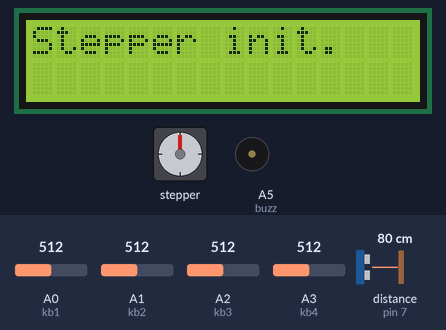
A sketch run on a simulated Arduino Uno, built with avr-gcc and run on an emulated ATmega328P. On the bench: 16×2 character LCD, stepper motor, buzzer (waves = sounding). Wiring (inferred from the names in the program): ultrasonic range finder: trigger pin 6; echo pin 7. Inputs (shaded band) come from the test bench; at power-on: distance to the obstacle (sensor on pin 7) 80 cm, A0 (kb1) = 512, A1 (kb2) = 512, A2 (kb3) = 512, A3 (kb4) = 512. The echo pulse lasts 58.3 µs per cm; stepper angles assume 512 steps per turn; what the sketch prints to the serial monitor is not drawn.

Above: at 2.4 s.
At 3.6 s:
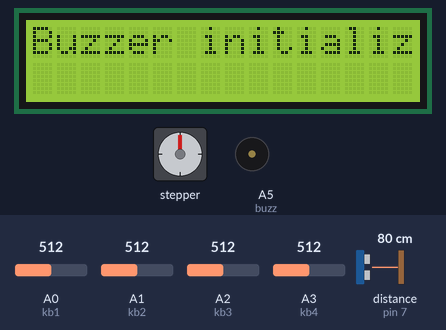
5.6 s: distance to the obstacle (sensor on pin 7) set to 65 cm
At 6.0 s:
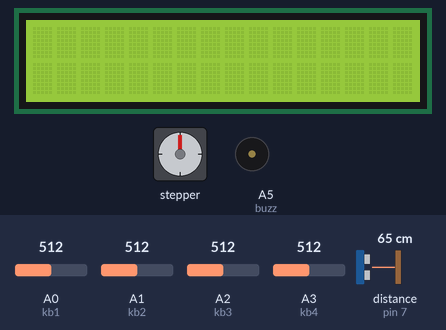
8.3 s: distance to the obstacle (sensor on pin 7) set to 56 cm
At 11.7 s:
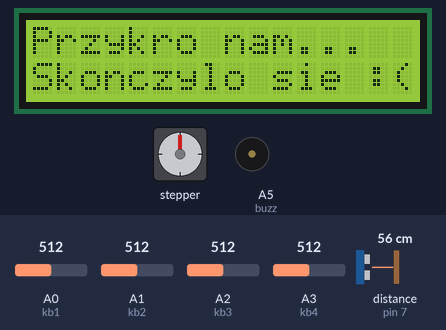
Timing chart, 0 to 13.2 s (numbered marks = the images above; inputs shaded):
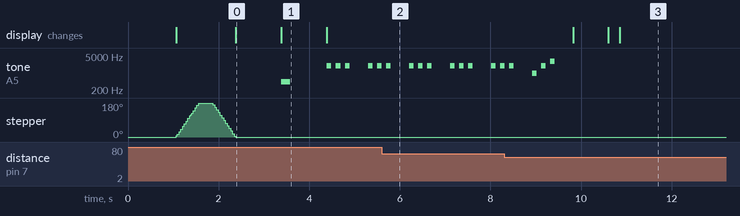

Measured:
- the behaviour switches between 62 and 61 cm on distance to the obstacle (sensor on pin 7) (found by bisection; images 2 and 3)
- after the input at 8.3 s, the display: first changes after 1.5 s (image 3 shows a later state)
- by itself, tone on A5 (buzz): plays 2000 Hz for 0.10 s, 1000 Hz for 0.10 s, 2000 Hz for 0.10 s, 3000 Hz for 0.10 s
- what the display in image 0 shows lasts 1.0 s, from 2.4 s to 3.4 s

The sketch:

Automat.ino
```cpp
// -- keyboard definition --
#define kb1 A0
#define kb2 A1
#define kb3 A2
#define kb4 A3
int v1, v2, v3, v4;
// -- keyboard definition


// -- LCD display definition --
/*
  The circuit:
 * LCD RS pin to digital pin 12
 * LCD Enable pin to digital pin 13
 * LCD D4 pin to digital pin 5
 * LCD D5 pin to digital pin 4
 * LCD D6 pin to digital pin 3
 * LCD D7 pin to digital pin 2
 * LCD R/W pin to ground
 * LCD VSS pin to ground
 * LCD VCC pin to 5V
 * 10K resistor:
 * ends to +5V and ground
 * wiper to LCD VO pin (pin 3)
 * pin 15 V LED (backlight)
 * pin 16 GNC LED (backlight)
*/

// include the library code:
#include <LiquidCrystal.h>

// initialize the library by associating any needed LCD interface pin
// with the arduino pin number it is connectedyy to
const int rs = 12, en = 13, d4 = 5, d5 = 4, d6 = 3, d7 = 2;
LiquidCrystal lcd(rs, en, d4, d5, d6, d7);
//LiquidCrystal lcd(12, 13, 5, 4, 3, 2);
// -- LCD display definition --


// -- stepper motor definition --
/* stepper
 Stepper Motor Control - one revolution
 This program drives a unipolar or bipolar stepper motor.
 The motor is attached to digital pins 8 - 11 of the Arduino.
 The motor should revolve one revolution in one direction, then
 one revolution in the other direction.
 */

// include the Stepper library code:
#include <Stepper.h>

const int stepsPerRevolution = 512;  // change this to fit the number of steps per revolution
// initialize the stepper library on pins 8 through 11:
Stepper myStepper(stepsPerRevolution, 8, 10, 9, 11);
// -- stepper motor definition --

// -- distance sensor/buzzer --
#define trig 6
#define echo 7
#define buzz A5
//-- distance sensor/buzzer --

#define power A4

// global variables definition
boolean SerialDebug = true;

void setup() {

  pinMode(power, OUTPUT);
  PowerUp();

  //start serial communication
  if (SerialDebug==true) {Serial.begin(9600);}

  // LCD initialization
  lcd.begin(16, 2);
  // Print a message to the LCD.
  if (SerialDebug==true) {Serial.println("LCD initialized");}
  if (SerialDebug==true) {lcd.print("LCD initialized");delay(1000);lcd.clear();}

  // Steper motor initialization - set the speed at 60 rpm:
  myStepper.setSpeed(60);
  if (SerialDebug==true) {Serial.println("Stepper motor initialized");}
  if (SerialDebug==true) {myStepper.step(256);delay(300);myStepper.step(-256);}
  if (SerialDebug==true) {lcd.print("Stepper init.");delay(1000);lcd.clear();}
  digitalWrite(8, LOW);
  digitalWrite(9, LOW);
  digitalWrite(10, LOW);
  digitalWrite(11, LOW);

  // -- distance sensor/buzzer initialization
  pinMode(buzz, OUTPUT);
  pinMode(trig, OUTPUT);
  pinMode(echo, INPUT);
  digitalWrite(buzz, LOW);
  tone (buzz, 440,200);
  if (SerialDebug==true) {Serial.println("Buzzer initialized");}
  if (SerialDebug==true) {lcd.print("Buzzer initialized");delay(1000);lcd.clear();}

  // prepare LCD in waiting state
  PowerDown();

}

// global variables definition
int IleKnoppersowZaladowano = 0;
boolean wUzyciu=false;
int waitTimeForSleep = 20; //iterations
int currentWaitTimeForSleep=0;
int distanceInfo = 120;
int distanceStart = 60;


void loop() {
  // waiting for wakeup signal from distance sensor
  while (wUzyciu==false){
    wUzyciu = CzyKtosKorzysta(distanceInfo, distanceStart, wUzyciu);
    delay(500);
  }
  if (SerialDebug==true) {Serial.println("z loop - czy w uzyciu?: " + String(wUzyciu));};

  // start screen after wake up
  if (wUzyciu==true) {WakeUp();}
  delay(500);

  String key="";

  while (key==""){
    key = KyeboardCheck(false);

    // check if still in use

      wUzyciu = CzyKtosKorzysta(distanceInfo, distanceStart, wUzyciu);
      if (SerialDebug==true) {Serial.println("z petli KyeboardCheck - czy w uzyciu?: " + String(wUzyciu));};

      if (wUzyciu==false){
        currentWaitTimeForSleep++; //increase waittime
      } else
        currentWaitTimeForSleep=0; // reset waittime

      if (SerialDebug==true) {Serial.println("currentWaitTimeForSleep?: " + String(currentWaitTimeForSleep));};

      if (currentWaitTimeForSleep > waitTimeForSleep){
          if (SerialDebug==true) {Serial.println("GoSleep()");};
          GoSleep();
          return;
      }

    delay(250);
  }

  if (key!="") {
    if (SerialDebug==true) {Serial.println(key);};
    lcd.print(key);
  }
  delay(250);

  if (key=="16") {
    UzupelnienieTowaru();
  } else if (key=="1") {
    lcd.setCursor(0, 0);
    lcd.print("Twoj wybor: " + key);
    // Czy towar dostepny?
    if (IleKnoppersowZaladowano<=0) {
      KoniecTowaru(key);
      return;
    }
    // Pobiez oplate
    lcd.setCursor(0, 1);
    lcd.print("Dzis za darmo :)");

    // Wydaj produkt "1"
    WydajTowar(key);
    // Zmniejsz ilos dostepnych
    IleKnoppersowZaladowano--;

  } else
  {
    KoniecTowaru(key);
  }

}

// switch off display, ilumination, etc, to save energy
void PowerDown(){
  digitalWrite(power, HIGH);
  Serial.print("Power z PowerDown()=" + String(digitalRead(power)));
}

// goodbye message
void GoSleep(){
  lcd.clear();
  lcd.print("----------------");
  lcd.setCursor(0, 1);
  lcd.print("---Wylaczony!---");
  Serial.print("Power z GoSleep()=" + String(digitalRead(power)));
}

// switch on display, ilumination, etc
void PowerUp(){
  digitalWrite(power, LOW);
  Serial.print("Power z PowerUp()=" + String(digitalRead(power)));
}

// welcome message
void WakeUp(){
  lcd.clear();
  lcd.print("Zapraszamy!  ");
  lcd.setCursor(0, 1);
  lcd.print("Twoj wybor: ");
  Serial.print("Power z WakeUp()=" + String(digitalRead(power)));
}

// base of distance sensor check if someone is close to automat
boolean CzyKtosKorzysta(int distanceInfo, int distanceStart, boolean wUzyciu){

  int czas, dist;
  digitalWrite(trig, HIGH);
  delayMicroseconds(1000);
  digitalWrite(trig, LOW);
  czas = pulseIn(echo, HIGH);
  dist = (czas/2)/29.1;
  if (SerialDebug==true) {Serial.println("Distance: " + String(dist));};

  // if not in use detect user (info) or enable automat (start)
  if (wUzyciu==false) {
    if (dist > 0 && dist <= distanceStart)
    {
      tone (buzz, 1000,100);
      delay(200);
      tone (buzz, 2000,100);
      delay(200);
      tone (buzz, 3000,100);
      return true;
    }
    // just beep to get user attention
    if (dist > distanceStart && dist <= distanceInfo)
    {
      tone (buzz, 2000,100);
      delay(200);
      tone (buzz, 2000,100);
      delay(200);
      tone (buzz, 2000,100);
    }
    return false;
  } else // function called with wUzyciu=true, to detect if user left
  {
    if (dist > distanceInfo)
    {
      /// user left - distance > distanceInfo
      return false;
    }
    else
      return true;
  }
}

void UzupelnienieTowaru(){
      // -- uzupelnienie towaru
    lcd.setCursor(0, 0);
    lcd.print("Uzupelnianie");
    lcd.setCursor(0, 1);
    lcd.print("Ile towaru [1]?");

    String key="";
    while (key==""){
      key = KyeboardCheck(false);
      delay(250);
    }

    if (key!="") {
      if (SerialDebug==true) {Serial.println(key);};
      lcd.print(key);
      IleKnoppersowZaladowano = key.toInt();
    }
    delay(2000);

}

// function for run particular stepper/servo (in the future)
void WydajTowar (String Towar){
    myStepper.step(2048);
    digitalWrite(8, LOW);
    digitalWrite(9, LOW);
    digitalWrite(10, LOW);
    digitalWrite(11, LOW);
}

// Out od order
void KoniecTowaru(String Towar){
    lcd.setCursor(0, 0);
    lcd.print("Przykro nam...");
    lcd.setCursor(0, 1);
    lcd.print("Skonczylo sie :(");
    delay(3000);
}

// chek if any key was pressed on keyboard
String KyeboardCheck(boolean SerialDebug)
{
  String key="";

  v1 = analogRead(kb1);
  v2 = analogRead(kb2);
  v3 = analogRead(kb3);
  v4 = analogRead(kb4);

  //---- row 1 --------
  if (v4>150 && v4<300) {
    key="1";
  }
  if (v4>=300 && v4<550) {
    key="2";
  }
  if (v4>=550 && v4<800) {
    key="3";
  }
  if (v4>=960) {
    key="4";
  }
  //---- row 2 --------
  if (v3>150 && v3<300) {
    key="5";
  }
  if (v3>=300 && v3<550) {
    key="6";
  }
  if (v3>=550 && v3<800) {
    key="7";
  }
  if (v3>=960) {
    key="8";
  }
  //---- row 3 --------
  if (v2>150 && v2<300) {
    key="9";
  }
  if (v2>=300 && v2<550) {
    key="10";
  }
  if (v2>=550 && v2<800) {
    key="11";
  }
  if (v2>=960) {
    key="12";
  }
  //---- row 4 --------
  if (v1>150 && v1<300) {
    key="13";
  }
  if (v1>=300 && v1<550) {
    key="14";
  }
  if (v1>=550 && v1<800) {
    key="15";
  }
  if (v1>=960) {
    key="16";
  }

  if (SerialDebug==true)
  {
    // send the values from A0-A3 to the Serial Monitor
    Serial.println("Pin A0 = " + String(v1));
    Serial.println("Pin A1 = " + String(v2));
    Serial.println("Pin A2 = " + String(v3));
    Serial.println("Pin A3 = " + String(v4));
    Serial.println("Nacisniety klawisz: ");
    Serial.println(key);
    Serial.println("-------------------");
  }

  return key;
}
```
